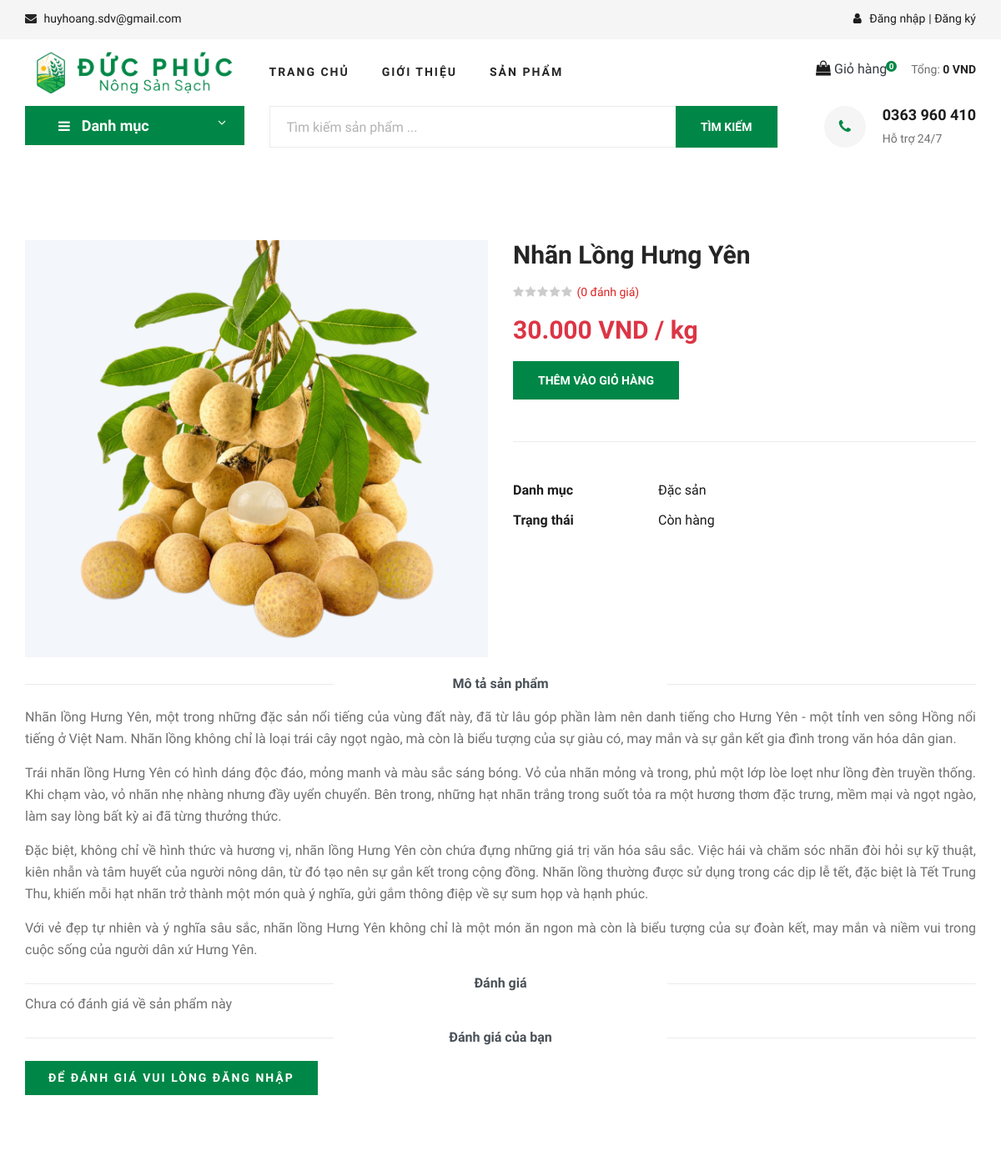
Page /product-details.php?id=2 (upper part) on the earlier database version.
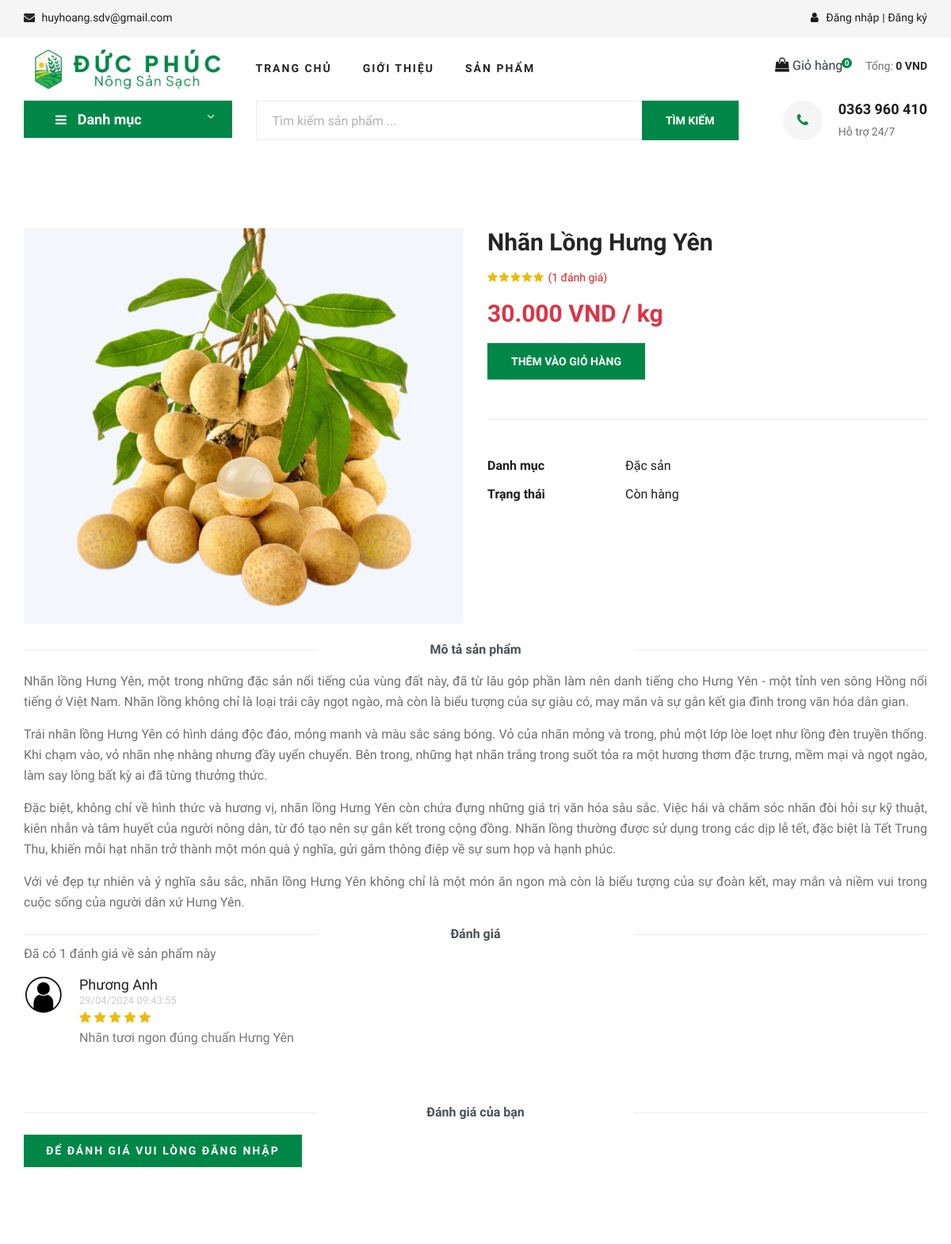
Same page on the later database version.
### tables this page shows
CREATE TABLE `ratings` (
  `id` int(11) NOT NULL,
  `user_id` int(11) NOT NULL,
  `product_id` int(11) NOT NULL,
  `star` int(11) NOT NULL,
  `created_at` timestamp NOT NULL DEFAULT current_timestamp(),
  `updated_at` datetime DEFAULT current_timestamp() ON UPDATE current_timestamp(),
  `comment` varchar(255) DEFAULT NULL
);

CREATE TABLE `users` (
  `id` int(11) NOT NULL,
  `name` varchar(255) NOT NULL,
  `password` text NOT NULL,
  `email` varchar(255) NOT NULL,
  `phone` varchar(10) NOT NULL,
  `address` text NOT NULL,
  `gender` int(11) NOT NULL,
  `birthday` date DEFAULT NULL,
  `status` int(11) DEFAULT 1
);

### helpers/helper.php (called while the page is built, shortened)
<?php
    function getProductById($connect, $id)
    {
        $sql = "SELECT a.*, b.name category_name FROM products a, categories b
        WHERE a.category_id = b.id AND a.id = {$id}";
        $result = mysqli_query($connect, $sql);
        $product = mysqli_fetch_assoc($result);
        return $product;
    }

### product-details.php (the view, shortened to what the changed rows need)
<?php
    include 'layouts/header.php';
    include 'inc/search.php';
    $product = getProductById($connect, $_GET['id']);
    $sql = "SELECT avg(star) avgStar, count(*) countRating FROM ratings WHERE product_id = " . $product['id'];
    $rating = mysqli_fetch_assoc(mysqli_query($connect, $sql));
    $sqlRating = "SELECT r.*, u.name FROM ratings r, users u WHERE r.user_id = u.id AND r.product_id = " . $product['id'];
    $result = mysqli_query($connect, $sqlRating);
?>
<section class="product-details spad">
    <div class="container">
        <div class="row">
            <div class="col-lg-6 col-md-6">
                <div class="product__details__text">
                    <div class="product__details__rating">
                        <?php for ($count = 1;$count <= 5;$count++): ?>
                            <?php
                                if ($count <= round($rating['avgStar'])) {
                                    $color = 'color:#edbb0e;';
                                } else {
                                    $color = 'color:#ccc;';
                                }
                            ?>
                            <i class="fa fa-star" style="<?= $color ?>"></i>
                        <?php endfor; ?>
                        <span>(<?= $rating['countRating'] ?> đánh giá)</span>
                    </div>
                </div>
            </div>
            <div class="col-lg-12">
                <div class="product__details__tab">
                    <div class="tab-content">
                        <div class="tab-pane active" id="tabs-1" role="tabpanel">
                            <?php if ($rating['countRating'] <= 0): ?>
                                <p>Chưa có đánh giá về sản phẩm này</p>
                            <?php else: ?>
                                <p>Đã có <?= $rating['countRating'] ?> đánh giá về sản phẩm này</p>
                            <?php endif; ?>
                            <div class="comment-sec-area">
                                <div class="container">
                                    <div class="row flex-column">
                                        <div class="comment">
                                            <?php while($row = mysqli_fetch_assoc($result)): ?>
                                                <div class="comment-list comment-container">
                                                    <div class="single-comment justify-content-between d-flex">
                                                        <div class="user justify-content-between d-flex">
                                                            <div class="thumb">
                                                                <img src="assets/client/img/people.png" width="50">
                                                            </div>
                                                            <div class="desc mb-4">
                                                                <h5><a href="javascript:void(0)"><?= $row['name'] ?></a></h5>
                                                                <div class="date"><?= date('d/m/Y H:i:s', strtotime($row['created_at'])) ?></div>
                                                                <?php for ($count = 1;$count <= 5;$count++): ?>
                                                                    <?php
                                                                        if ($count <= $row['star']) {
                                                                            $color = 'color:#edbb0e;';
                                                                        } else {
                                                                            $color = 'color:#ccc;';
                                                                        }
                                                                    ?>
                                                                    <i class="fa fa-star" style="<?= $color ?>"></i>
                                                                <?php endfor; ?>
                                                                <p class="comment"><?= $row['comment'] ?></p>
                                                            </div>
                                                        </div>
                                                    </div>
                                                </div>
                                            <?php endwhile; ?>
                                        </div>
                                    </div>
                                </div>
                            </div>
                        </div>
                    </div>
                </div>
            </div>
        </div>
    </div>
</section>
<?php include 'layouts/footer.php'; ?>

Differences in the rows shown:
added ratings: user.name "Phương Anh", created_at "29/04/2024 09:43:55", star 5 (drawn), comment "Nhãn tươi ngon đúng chuẩn Hưng Yên"
Other differences:
$rating['countRating']: "0" → "1"
$rating['countRating']: (not shown) → "1"
text no longer shown: "Chưa có đánh giá về sản phẩm này"
text now shown: "Đã có đánh giá về sản phẩm này"
